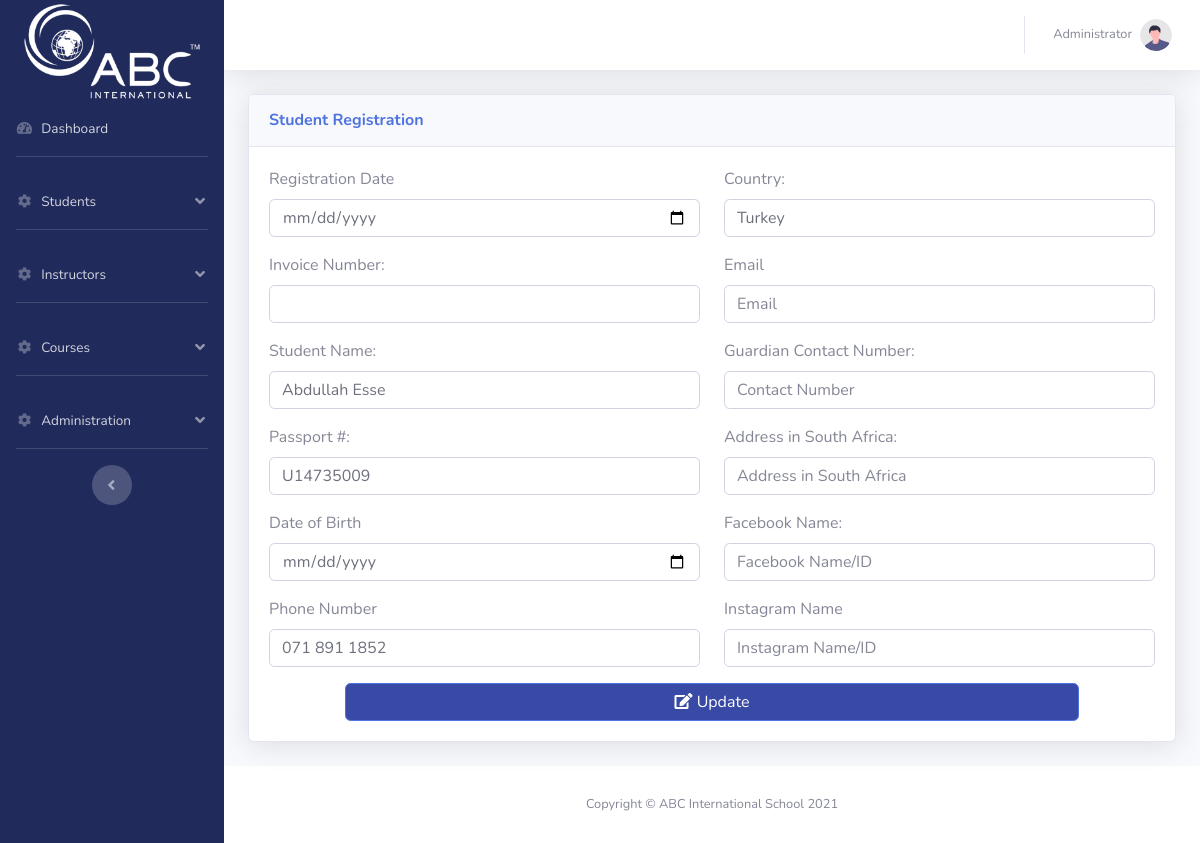
The page /admin_edit_student_page.php?id=3 (signed in) on the database as committed earlier.
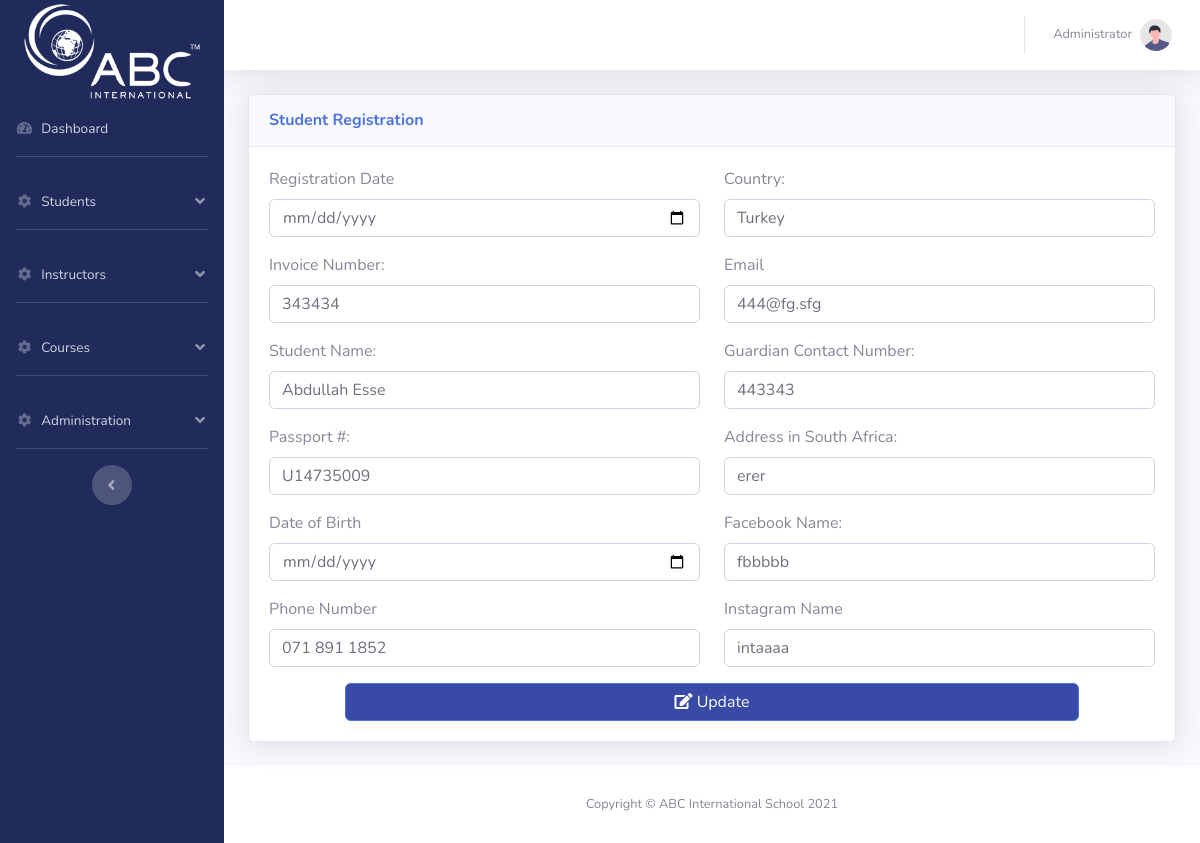
The same page on the database as committed later.
### tables this page shows
CREATE TABLE `master_registration_list` (
  `id` int(255) NOT NULL,
  `student_id` varchar(1000) DEFAULT NULL,
  `student_name` varchar(1000) DEFAULT NULL,
  `registration_date` date DEFAULT NULL,
  `country` varchar(1000) DEFAULT NULL,
  `passport_no` varchar(1000) DEFAULT NULL,
  `dob` date DEFAULT NULL,
  `phone_no` varchar(1000) DEFAULT NULL,
  `email` varchar(1000) DEFAULT NULL,
  `registration_invoice_no` varchar(1000) DEFAULT NULL,
  `guardian_contact` varchar(1000) NOT NULL,
  `address_S_A` varchar(1000) NOT NULL,
  `facebook` varchar(1000) NOT NULL,
  `insta` varchar(1000) NOT NULL,
  `pic` varchar(1000) NOT NULL DEFAULT 'default.jpg'
);

### admin_edit_student_page.php (the view, shortened to what the changed rows need)
<?php
require 'parts/app.php';
$id = $_GET["id"];
$sql = "SELECT * FROM master_registration_list WHERE id=$id";
$res = mysqli_query($con, $sql);
$row = mysqli_fetch_array($res);
?>
<!DOCTYPE html>
<html lang="en">
<?php
require 'parts/head.php';
?>
<body id="page-top">
    <div id="wrapper">
        <div id="content-wrapper" class="d-flex flex-column">
            <div id="content">
                <div class="container-fluid">
                    <div class="card shadow mb-4">
                        <div class="card-body">
                            <form action="" method="POST">
                                <div class="row">
                                    <div class="col-md-6">
                                        <div class="form-group">
                                            <label for="email">Registration Date</label>
                                            <input type="date" name="registration_date" class="form-control" placeholder="Registration Date" id="email" value="<?php echo $row["registration_date"]; ?>">
                                        </div>
                                        <div class="form-group">
                                            <label for="pwd">Invoice Number:</label>
                                            <input type="text" name="invoice" class="form-control" value="<?php echo $row["registration_invoice_no"]; ?>">
                                        </div>
                                        <div class="form-group">
                                            <label for="pwd">Student Name:</label>
                                            <input type="text" name="name" class="form-control" placeholder="Student Name" id="pwd" value="<?php echo $row["student_name"]; ?>">
                                        </div>
                                        <div class="form-group">
                                            <label for="pwd">Passport #:</label>
                                            <input type="text" name="passport" class="form-control" placeholder="Passport Number" id="pwd" value="<?php echo $row["passport_no"]; ?>">
                                        </div>
                                        <div class="form-group">
                                            <label for="pwd">Date of Birth</label>
                                            <input type="date" name="dob" class="form-control" placeholder="DOB" id="pwd" value="<?php echo $row["dob"]; ?>">
                                        </div>
                                        <div class="form-group">
                                            <label for="pwd">Phone Number</label>
                                            <input type="text" name="phone_num" class="form-control" placeholder="Phone Number" id="pwd" value="<?php echo $row["phone_no"]; ?>">
                                        </div>
                                    </div>
                                    <div class="col-md-6">
                                        <div class="form-group">
                                            <label for="pwd">Country:</label>
                                            <input type="text" name="country" class="form-control" placeholder="Country" id="pwd" value="<?php echo $row["country"]; ?>">
                                        </div>
                                        <div class="form-group">
                                            <label for="email">Email</label>
                                            <input type="text" name="email" class="form-control" placeholder="Email" id="email" value="<?php echo $row["email"]; ?>">
                                        </div>
                                        <div class="form-group">
                                            <label for="pwd">Guardian Contact Number:</label>
                                            <input type="text" name="gardian_contact" class="form-control" placeholder="Contact Number" id="pwd" value="<?php echo $row["guardian_contact"]; ?>">
                                        </div>
                                        <div class="form-group">
                                            <label for="pwd">Address in South Africa:</label>
                                            <input type="text" name="SA_address" class="form-control" placeholder="Address in South Africa" id="pwd" value="<?php echo $row["address_S_A"]; ?>">
                                        </div>
                                        <div class="form-group">
                                            <label for="pwd">Facebook Name:</label>
                                            <input type="text" name="fb" class="form-control" placeholder="Facebook Name/ID" id="pwd" value="<?php echo $row["facebook"]; ?>">
                                        </div>
                                        <div class="form-group">
                                            <label for="pwd">Instagram Name</label>
                                            <input type="text" name="insta" class="form-control" placeholder="Instagram Name/ID" id="pwd" value="<?php echo $row["insta"]; ?>">
                                        </div>
                                    </div>
                                </div>
                            </form>
                        </div>
                    </div>
                </div>
            </div>
        </div>
    </div>
</body>
</html>

Rows that differ between the two databases and show on the page:
changed master_registration_list "Abdullah Esse": invoice (not shown) → "343434"; email (not shown) → "444@fg.sfg"; gardian_contact (not shown) → "443343"; SA_address (not shown) → "erer"; fb (not shown) → "fbbbbb"; insta (not shown) → "intaaaa"
